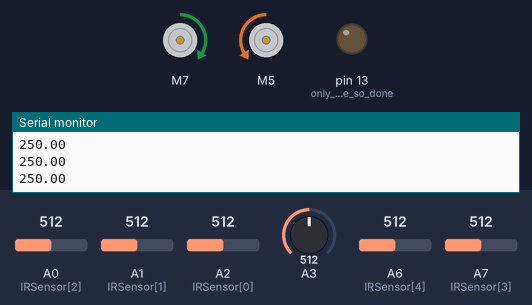
Bench run of a sketch on a simulated Arduino Nano, built with avr-gcc and run on an emulated ATmega328P. Shown: 2 × DC motor (green arrow = forward, orange = backward, longer = faster), output pins drawn as LEDs (lit = HIGH), the last lines printed to the serial monitor. The inputs (shaded band) are chosen by the test bench; at power-on: A1 (IRSensor[1]) = 512, A3 = 512, A2 (IRSensor[0]) = 512, A7 (IRSensor[3]) = 512, A6 (IRSensor[4]) = 512, A0 (IRSensor[2]) = 512.

Above: at 6.2 s.
6.3 s: A1 (IRSensor[1]) set to 716
At 7.3 s:
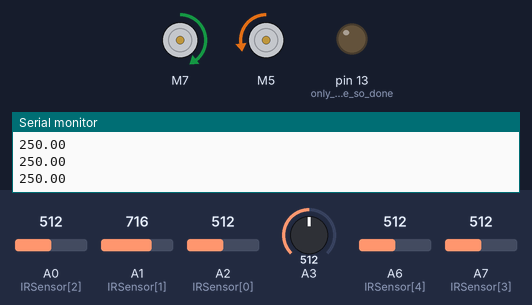
7.8 s: A3 set to 716
At 8.4 s:
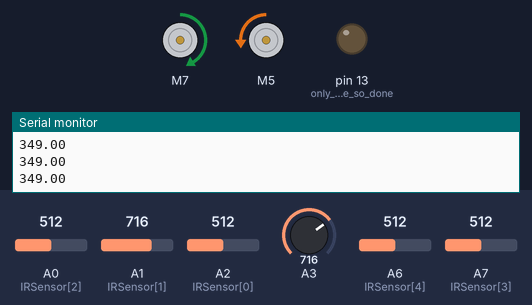
9.3 s: A2 (IRSensor[0]) set to 716
At 10.5 s:
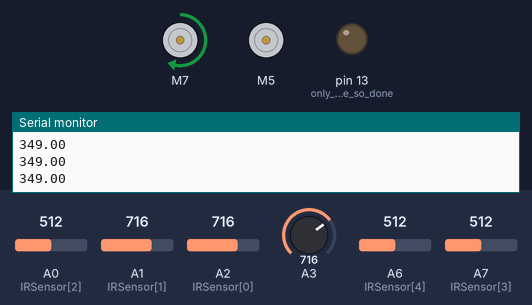
10.8 s: A7 (IRSensor[3]) set to 716
At 11.7 s:
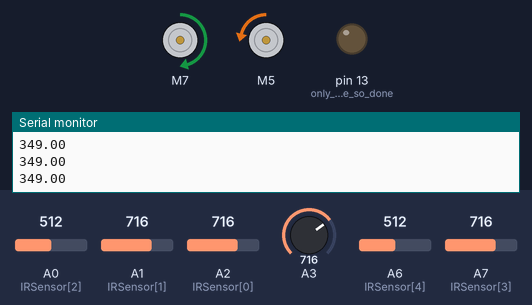
12.3 s: A6 (IRSensor[4]) set to 306
At 13.0 s:
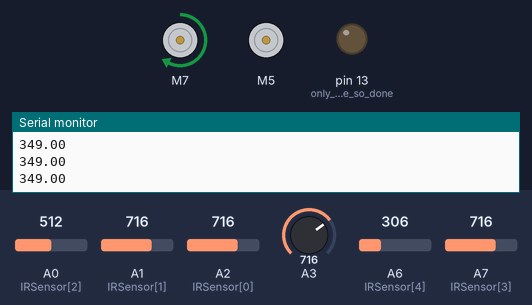
13.8 s: A3 set to 992
At 14.1 s:
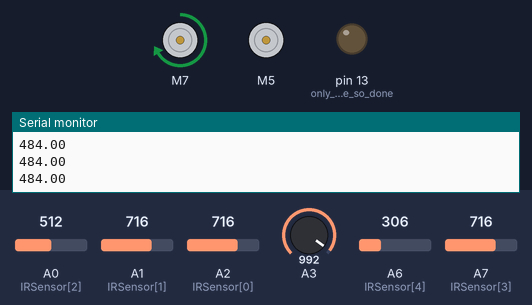
Timing chart, 0 to 16.3 s (numbered marks = the images above; inputs shaded):
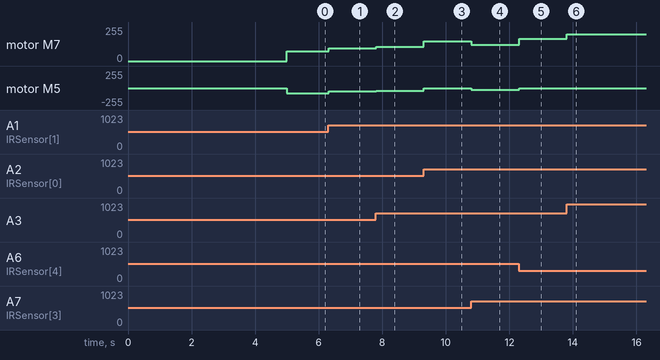

Measured:
- after the input at 6.3 s, motor M7: forward 75/255 → forward 97/255 at once; motor M5: backward 75/255 → backward 52/255 at once
- after the input at 7.8 s, motor M7: forward 97/255 → forward 106/255 at once; motor M5: backward 52/255 → backward 43/255 at once
- after the input at 9.3 s, motor M7: forward 106/255 → forward 150/255 at once; motor M5: backward 43/255 → stopped at once
- after the input at 10.8 s, motor M7: forward 150/255 → forward 121/255 at once; motor M5: stopped → backward 28/255 at once
- after the input at 12.3 s, motor M7: forward 121/255 → forward 166/255 at once; motor M5: backward 28/255 → stopped at once
- after the input at 13.8 s, motor M7: forward 166/255 → forward 201/255 at once

The sketch:

CapstonePIDcontrol.ino
```cpp
//Download library here https://learn.sparkfun.com/tutorials/tb6612fng-hookup-guide#library-and-example-code, manually import by copying library to User\Documents\Arduino\libraries
#include <SparkFun_TB6612.h>
#include "common.h"
#include "Timer.h"

using namespace defs; //inlcudes all definitions made in common.h

namespace //limits the scope of decalations inside namespace to this file.
{
Motor leftMotor = Motor(AIN1, AIN2, PWMA, offsetA, STBY);
Motor rightMotor = Motor(BIN1, BIN2, PWMB, offsetB, STBY);

Timer calibrationTimer = Timer(CALIBRATION_TIME);
Timer outputTimer = Timer(SECOND); // one second interval between outputs
int logIndex = 0;                  // used by calibrate method
int sensorLog[dataPoints][NUM_SENSORS];
int maxIR = 800;
int minIR = 180;
float Kp; //This will change using the potentiometer during testing
float Kd; //This will change using the potentiometer during testing
float Ki;
float P, I, D;
float direction;

float voltage;
float error;
float previousError;
float desiredCoefficient; //For testing
} //end namespace init


void setup()
//all actions that are only done once
{
  pinMode(13, OUTPUT); //only needed once so done in setup()
  Serial.begin(9600);
  Serial.println(F("Connected")); //quick check to make sure device is communicating
  //calibrate();

  delay(5000);
}

void loop()
{

  Kp = getCoefficient();        //For testing PID values, changes Kp or Kd based on potentiometer

  readSensor();                 //Collects data from sensors and stores in an array
  direction = calculatePID();   //Calculates direction based on PID output. Direction is from 0-1 with 0 being left, 1 being right. 0.5 means there is no error and the device is on the line
  propForward(direction);       //Drives motors proportionally based on the ratio from 0-1 we pass in
}

float getRatio()                //This will take the values from the IR sensors, add them up as a weighted average and return a ratio from 0-1 to be used in the PID calculation
{
  //Serial.print(F("getRatio"));
  int outputArr[NUM_SENSORS];   //Create temporary array to store values
  int sum = 0;                  //Initialize sum variable

  for (int i = 0; i < NUM_SENSORS; i++)
  {
    outputArr[i] = sensorDataRaw[i] * weightArray[i]; //stores weighted values
  }

  for (int i = 0; i < NUM_SENSORS; i++)
  {
    if (i != 2)
    {
      sum = sum + outputArr[i];
    }
  }

  //This will include the center sensor. We're assuming that the center sensor has a fairly small value
  //(handled by the turn threshold), however if the line is between the center and inner sensors, we want to still
  //consider the center sensor value

  if (sum > 0)
  {
    sum = sum + (CENTER_WEIGHT * outputArr[2]);
  }
  else if (sum < 0)
  {
    sum = sum - (CENTER_WEIGHT * outputArr[2]);
  }

  //This will constrain sum incase somehow it reaches values we wouldn't expect (likely to come up for very sharp turns).
  //May want to try and remove this
  sum = constrain(sum, (-OUTER_WEIGHT * maxIR), (OUTER_WEIGHT * maxIR));

  //maps from 0 to 1
  float temp = map(sum, (-OUTER_WEIGHT * maxIR), (OUTER_WEIGHT * maxIR), 0, 1000.00);
  return (temp / 1000.00);
}

float calculatePID()
{
  previousError = error;      //Store previous error here
  error = 0.5 - getRatio();   //Gets error, as 0.5 is our ideal value we always want to shoot for

  P = error;                  //Proportional error
  I = I + error;              //Integral error (not currently using
  D = error - previousError;  //Derivative error
  Serial.println(Kp);         //Can't print to Serial while robot is running, okay since potentiometer saves physical location the correct Kp/Kd should print when recconnected

  return (Kp * P) + (Ki * I) + (Kd * D); //Final PID value
}

void readSensor()           //Reads IR sensors (analog) and stores their information in an array
{
  //Serial.println("readSensor()");
  for (int x = 0; x < NUM_SENSORS; x++)
  {
    //Serial.println(analogRead(IRSensor[x]));
    sensorDataRaw[x] = analogRead(IRSensor[x]);
  }
}

void propForward(float PIDval) //Drives the motors
{
  // Add PID values
  int speed1 = SPEED + PIDval;
  int speed2 = SPEED - PIDval;

  //Prevents motor from reversing
  if(speed1 <= 0) {
    speed1 = 0;
  }
    if(speed2 <= 0) {
    speed2
     = 0;
  }

  //Drives motors
  leftMotor.drive(speed1);
  rightMotor.drive(speed2);
}

// For testing with a potentiometer
float getCoefficient() {

  voltage = analogRead(A3);
  //Serial.println(voltage);
  desiredCoefficient = map(voltage, 0, 1023, 0, 500); //Change range of Kp/Kd values here (Syntax: map(value, fromLow, fromHigh, toLow, toHigh))

  return desiredCoefficient;
}
```

Timer.cpp
```cpp
#include <Arduino.h>
#include "Timer.h"
//using namespace n;
void Timer::updateTime()
{
    prevTime = millis();
}
bool Timer::timeElapsed()
{
    deltaTime = millis() - prevTime;
    if (deltaTime >= interval)
    {
        timeElapsedFlag = true;
        updateTime();
    }
    return timeElapsedFlag;
}
```

Timer.h
```cpp
// namespace n
// {
class Timer
{
private:
    void updateTime();
    long interval;
    bool timeElapsedFlag;

public:
    unsigned long deltaTime;
    unsigned long prevTime;

    Timer(long intervalIn)
    {
        interval = intervalIn;
        prevTime = millis();
        deltaTime = 0;
        timeElapsedFlag = false;
    }
    bool timeElapsed();
};
// }
```

common.h
```cpp
#pragma once
namespace defs {

#define SECOND 1000 //1000 milliseconds per second
#define MINUTE 60000 //60,000 milliseconds per minute

const unsigned long RUN_TIME = 1 * MINUTE; //decides how long to run our code, 60,000 is one minute, the second number multiplies that minute

/////////// pin definitions
const int IRSensor[] = {A2, A1, A0, A7, A6}; //Pins reflect current wiring (2/18/2020)

const int NUM_SENSORS = 5;

// to be set when the sensor max and min are known, and put here to improve code flexibility if we change sensors at any point.
const int SENSOR_MAX = 1024;
const int SENSOR_MIN = 0;

//Initialize array to store sensor values
int sensorDataRaw[NUM_SENSORS];

const int CALIBRATION_TIME = 15 * SECOND; // sets the calibration time to 15 seconds., not using rn

const float TURN_THRESHOLD = 0.1; // defines the threshold the deviation must reach before turning.
//float tempPercentDiff;            //placeholder for the percent difference

//These are the multipliers were using to assign weight to inner and outer sensors
const int INNER_WEIGHT = 2;
const int OUTER_WEIGHT = 3;
const float CENTER_WEIGHT = 0.2; //Dont know if we'll need the center weight, I think I found a workaround

// stores the scale factors used in weighted turning.
const float weightArray[] = {-OUTER_WEIGHT, -INNER_WEIGHT, CENTER_WEIGHT, INNER_WEIGHT, OUTER_WEIGHT};

//number of data points to be collected. Will be made redundant with file datalogging
const int dataPoints = 50;

//                   initialize motor variables

const int DRIVE_TIME = 10; //Defines how long (in milliseconds) motors drive in forward functions. Keep this very low to reduce wagging
const int SPEED = 75;

// these constants are used to allow you to make your motor configuration
// line up with function names like forward.  Value can be 1 or -1
const int offsetA = 1;
const int offsetB = -1; //                                                     Change one of these, can't remember which

// Pins for all inputs, keep in mind the PWM defines must be on PWM pins,
// CHANGE THESE UPON WIRING

//Digital
#define AIN1 7
#define BIN1 5
#define AIN2 8
#define BIN2 4
#define PWMA 9
#define PWMB 3
//Optional
#define STBY 6

}//end of namespace defs
```
